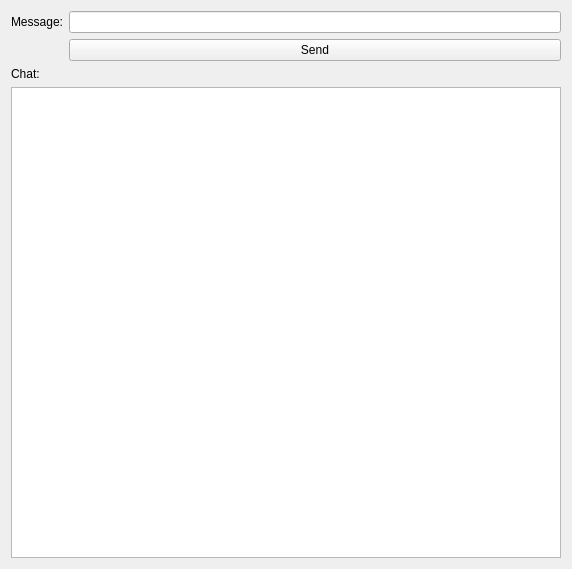
<?xml version="1.0" encoding="UTF-8"?>
<ui version="4.0">
 <class>Form</class>
 <widget class="QWidget" name="Form">
  <property name="geometry">
   <rect>
    <x>0</x>
    <y>0</y>
    <width>572</width>
    <height>569</height>
   </rect>
  </property>
  <property name="windowTitle">
   <string>Client</string>
  </property>
  <layout class="QGridLayout" name="gridLayout">
   <item row="0" column="0">
    <widget class="QLabel" name="label">
     <property name="text">
      <string>Message:</string>
     </property>
    </widget>
   </item>
   <item row="0" column="1">
    <widget class="QLineEdit" name="clientMessage"/>
   </item>
   <item row="1" column="1">
    <widget class="QPushButton" name="clientSend">
     <property name="text">
      <string>Send</string>
     </property>
    </widget>
   </item>
   <item row="2" column="0">
    <widget class="QLabel" name="label_2">
     <property name="text">
      <string>Chat:</string>
     </property>
    </widget>
   </item>
   <item row="3" column="0" colspan="2">
    <widget class="QTextEdit" name="clientChat">
     <property name="enabled">
      <bool>true</bool>
     </property>
     <property name="textInteractionFlags">
      <set>Qt::TextSelectableByKeyboard|Qt::TextSelectableByMouse</set>
     </property>
    </widget>
   </item>
  </layout>
 </widget>
 <resources/>
 <connections/>
</ui>
